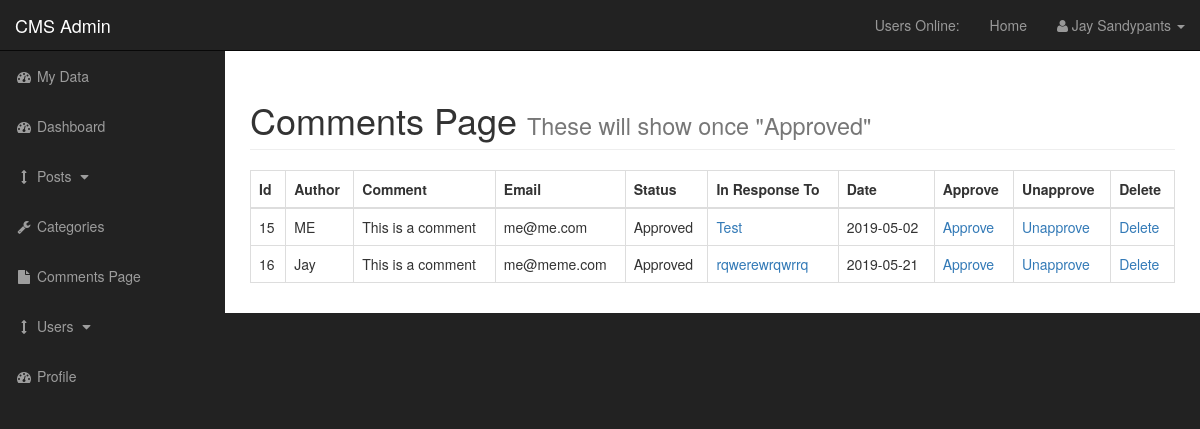
The app's page /admin/comments.php (signed in) with its own data.
### tables this page shows
CREATE TABLE `comments` (
  `comment_id` int(3) NOT NULL,
  `comment_post_id` int(3) NOT NULL,
  `comment_author` varchar(255) NOT NULL,
  `comment_email` varchar(255) NOT NULL,
  `comment_content` text NOT NULL,
  `comment_status` varchar(255) NOT NULL,
  `comment_date` date NOT NULL
);

CREATE TABLE `posts` (
  `post_id` int(3) NOT NULL,
  `post_category_id` int(3) NOT NULL,
  `post_title` varchar(255) NOT NULL,
  `post_author` varchar(255) NOT NULL,
  `post_user` varchar(255) NOT NULL,
  `post_date` date NOT NULL,
  `post_image` text NOT NULL,
  `post_content` text NOT NULL,
  `post_tags` varchar(255) NOT NULL,
  `post_comment_count` int(11) NOT NULL,
  `post_status_id` int(3) NOT NULL,
  `post_views_count` int(11) NOT NULL,
  `likes` int(11) NOT NULL,
  `user_id` int(11) NOT NULL
);

### admin/functions.php (called while the page is built, shortened)
<?php
function escape($string) {
    global $connection;
   return mysqli_real_escape_string($connection, trim($string));
}
?>

### admin/includes/view_all_comments.php (the view, shortened to what this page needs)
                        <table class="table table-bordered table-hover">
                            <thead>
                                <tr>
                                    <th>Id</th>
                                    <th>Author</th>
                                    <th>Comment</th>
                                    <th>Email</th>
                                    <th>Status</th>
                                    <th>In Response To</th>
                                    <th>Date</th>
                                    <th>Approve</th>
                                    <th>Unapprove</th>
                                    <th>Delete</th>
                               </tr>
                            </thead>
                        <tbody>
<?php
$query = "SELECT * FROM comments";
$select_comments = mysqli_query($connection, $query);
while($row = mysqli_fetch_assoc($select_comments)) {
    $comment_id = escape($row['comment_id']);
    $comment_post_id = escape($row['comment_post_id']);
    $comment_author = escape($row['comment_author']);
    $comment_content = escape($row['comment_content']);
    $comment_email = escape($row['comment_email']);
    $comment_status = escape($row['comment_status']);
    $comment_date = escape($row['comment_date']);
    echo "<tr>";
    echo "<td>$comment_id</td>";
    echo "<td>$comment_author</td>";
    echo "<td>$comment_content</td>";
    echo "<td>$comment_email</td>";
    echo "<td>$comment_status</td>";
    $query = "SELECT * FROM posts WHERE post_id = $comment_post_id ";
    $select_post_id_query = mysqli_query($connection, $query);
    while($row = mysqli_fetch_assoc($select_post_id_query)){
    $post_id = escape($row['post_id']);
    $post_title = escape($row['post_title']);
    echo "<td><a href='../post.php?p_id=$post_id'>$post_title</a></td>";
    }
    echo "<td>$comment_date</td>";
    echo "<td><a href='comments.php?approve=$comment_id'>Approve</a></td>";
    echo "<td><a href='comments.php?unapprove=$comment_id'>Unapprove</a></td>";
    echo "<td><a href='comments.php?delete=$comment_id'>Delete</a></td>";
    echo "</tr>";
}
?>
</tbody>
</table>

### admin/css/sb-admin.css (style rules this page uses)
body { margin-top: 100px; background-color: #222; }
@media (min-width:768px) { body { margin-top: 50px; } }

### records on screen
comments: comment_id "15", comment_author "ME", comment_content "This is a comment", comment_email "me@me.com", comment_status "Approved", comment_date "2019-05-02"
posts: post_title "Test"
comments: comment_id "16", comment_author "Jay", comment_content "This is a comment", comment_email "me@meme.com", comment_status "Approved", comment_date "2019-05-21"
posts: post_title "rqwerewrqwrrq"

### other values on screen
$_SESSION['firstname'] "Jay"
$_SESSION['lastname'] "Sandypants"
